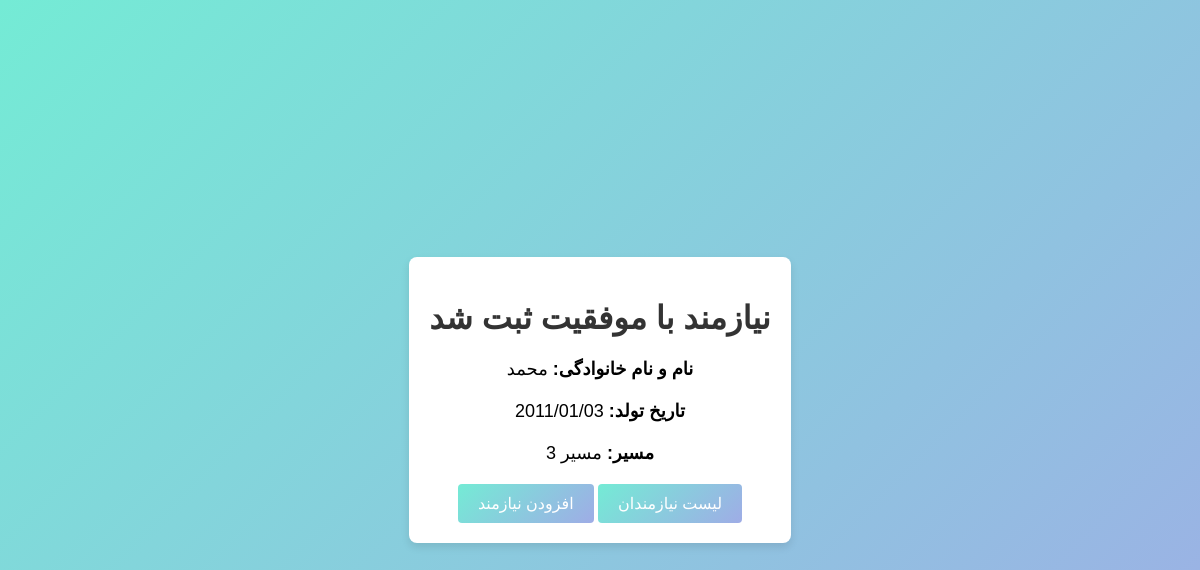
Page /needy/success/ (signed in) on the committed database.
### needy/models.py (models this page shows, shortened)
class Needy(models.Model):
    PATH_CHOICES = [("تعریف نشده", "تعریف نشده")] + [(str(i), f"مسیر {i}") for i in range(1, 11)]
    created_by = models.ForeignKey(User, on_delete=models.SET_NULL, null=True, verbose_name="کاربر ایجاد کننده")
    introducer_name = models.CharField(max_length=100, verbose_name="نام و نام خانوادگی معرف", null=True, blank=True)
    introducer_phone = models.CharField(max_length=15, verbose_name="شماره تلفن معرف", null=True, blank=True)
    full_name = models.CharField(max_length=100, verbose_name="نام و نام خانوادگی", null=True, blank=True)
    father_name = models.CharField(max_length=100, verbose_name="نام پدر", null=True, blank=True)
    family_members = models.IntegerField(verbose_name="تعداد اعضای تحت سرپرستی", null=True, blank=True)
    birth_date = models.DateField(verbose_name="تاریخ تولد", null=True, blank=True)
    marital_status = models.CharField(max_length=20, verbose_name="وضعیت تاهل", null=True, blank=True)
    religion = models.CharField(max_length=50, verbose_name="مذهب", null=True, blank=True)
    job = models.CharField(max_length=100, verbose_name="شغل", null=True, blank=True)
    is_covered = models.CharField(max_length=100, verbose_name="تحت پوشش", null=True, blank=True)
    national_code = models.CharField(max_length=10, verbose_name="کد ملی", null=True, blank=True)
    phone_number = models.CharField(max_length=15, verbose_name="شماره تماس", null=True, blank=True)
    path = models.CharField(max_length=15, choices=PATH_CHOICES, verbose_name="مسیر", null=True, blank=True)
    street = models.CharField(max_length=100, verbose_name="خیابان", null=True, blank=True)
    address = models.TextField(verbose_name="آدرس", null=True, blank=True)
    description = models.TextField(verbose_name="توضیحات", null=True, blank=True)

### needy/views.py (the view)
# urls.py: path('success/', views.success_view, name='success_view'),
def success_view(request):
    if not request.user.is_authenticated:
        return redirect('login')
    last_needy = Needy.objects.filter(created_by=request.user).last()
    if last_needy is None:
        return redirect('register_needy')
    return render(request, 'needy/success.html', {'needy': last_needy})

### needy/templates/needy/success.html (shortened to what this page needs)
{% load static %}
<!DOCTYPE html>
<html lang="fa">
<head>
</head>
<body>
<div class="confirmation-container">
    <h1>نیازمند با موفقیت ثبت شد</h1>
    <p><strong>نام و نام خانوادگی:</strong> {{ needy.full_name }}</p>
    <p><strong>تاریخ تولد:</strong> {{ needy.birth_date|date:"Y/m/d" }}</p>
    <p><strong>مسیر:</strong> {{ needy.get_path_display }}</p>
    <a href="{% url 'add_needy' %}" class="survey-btn">افزودن نیازمند</a>
    <a href="{% url 'needy_list' %}" class="survey-btn">لیست نیازمندان</a>
</div>
</body>
</html>

### needy/templates/needy/success.html (style rules this page uses)
body { font-family: 'IRANSans', sans-serif; background: linear-gradient(135deg, #74ebd5, #9face6); display: flex; justify-content: center; align-items: center; height: 100vh; margin: 0; text-align: center; }
.confirmation-container { background: #ffffff; border-radius: 8px; box-shadow: 0 4px 8px rgba(0, 0, 0, 0.1); padding: 20px; max-width: 400px; text-align: center; }
h1 { color: #333; }
p { font-size: 18px; margin-bottom: 20px; }
.survey-btn { display: inline-block; padding: 10px 20px; background: linear-gradient(135deg, #74ebd5, #9face6); border: none; border-radius: 4px; color: white; font-size: 16px; cursor: pointer; text-decoration: none; }

### rows in the picture
Needy: full_name "محمد", birth_date "2011/01/03", path "مسیر 3"
